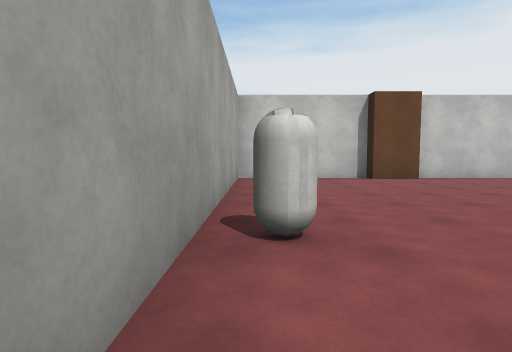
View 1 (above)

16 first-person views from a walk through a 3-D level made in the Unity game engine. The camera is 1.3 m above the floor, tilts 4° down and sees 80° across. The floor is counted in squares, 2 m on a side. Each view is taken from the middle of a square. On the plan, view 1 faces up. The plan holds only what a view shows up to about 10 squares ahead; the rest is blank. The place goes on beyond the plan. The player is left out. Surface patterns are stand-ins for the level's own textures.

View 2
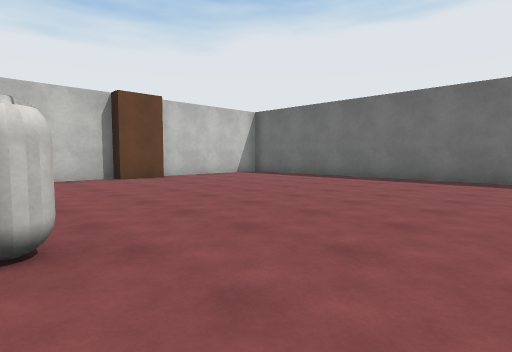

View 3
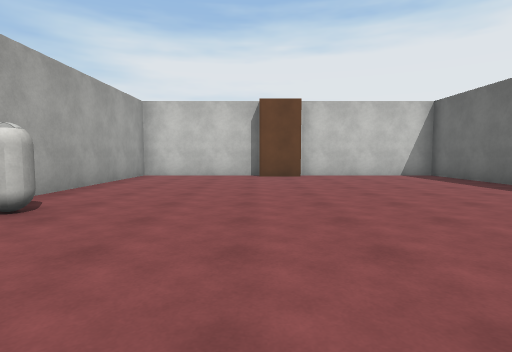

View 4
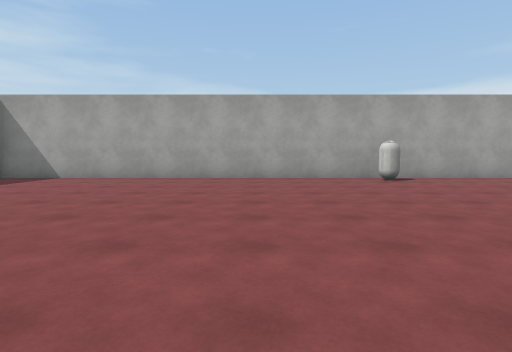

View 5
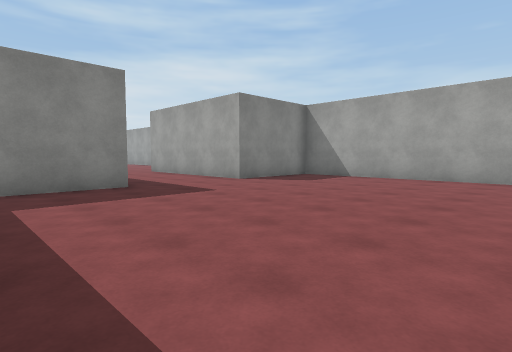

View 6
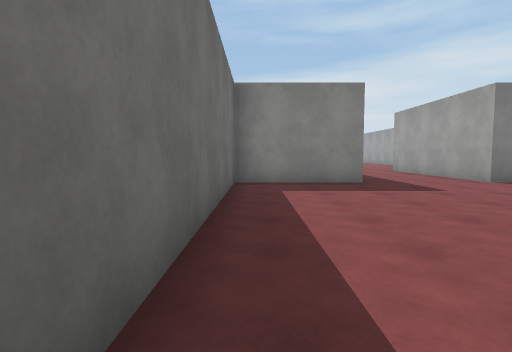

View 7
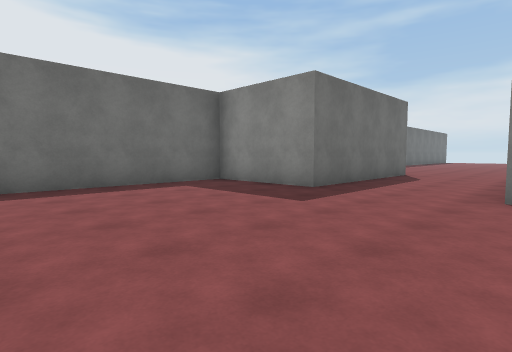

View 8
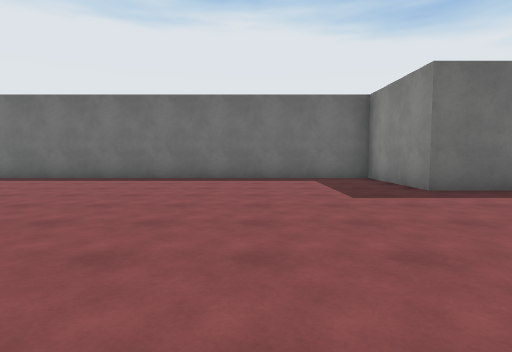

View 9
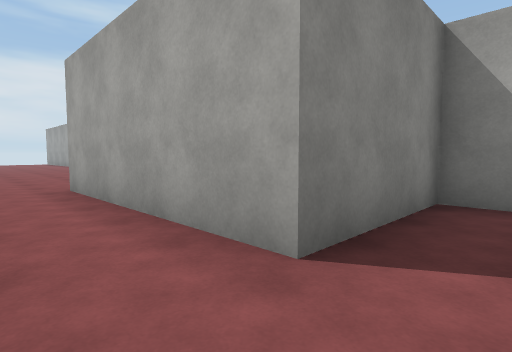

View 10
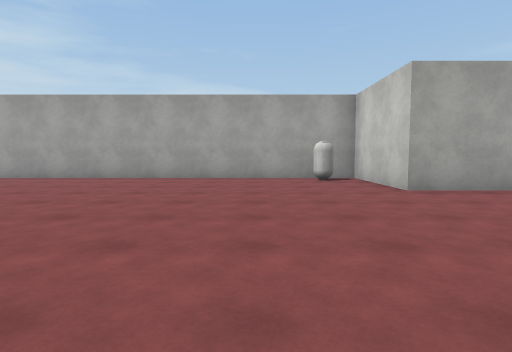

View 11
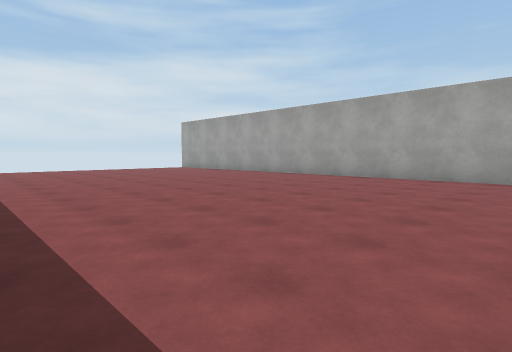

View 12
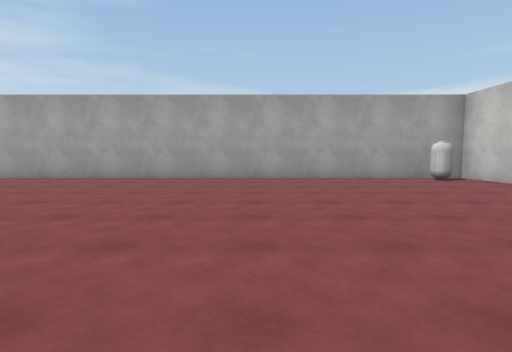

View 13
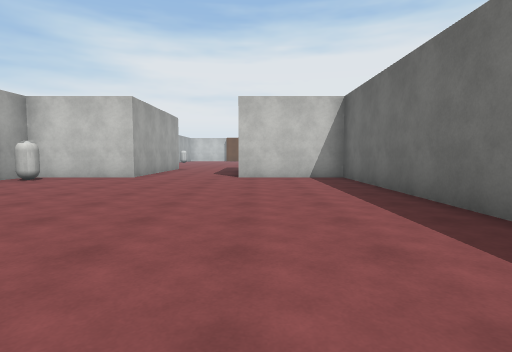

View 14
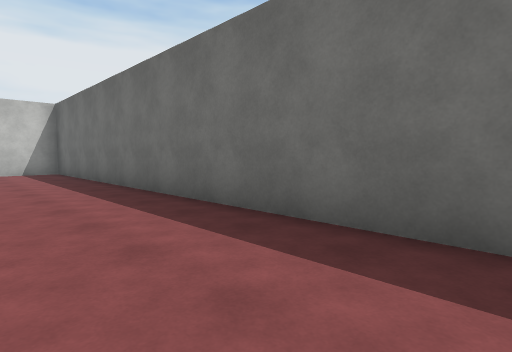

View 15
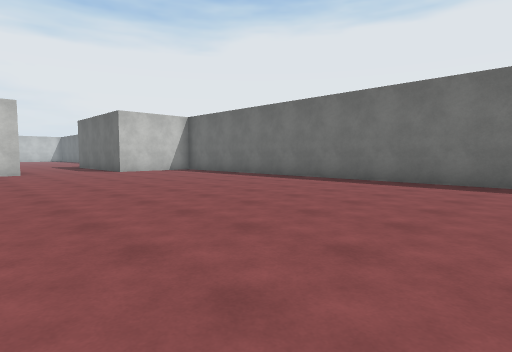

View 16
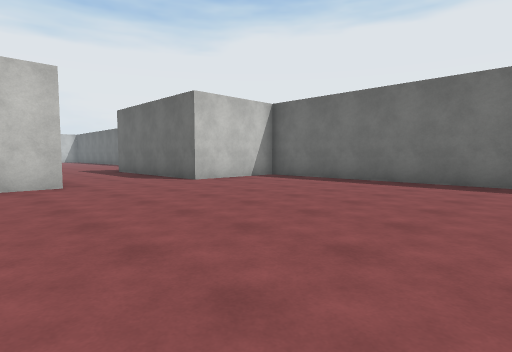

### Floor plan
Points are (right, up) in squares from view 1. A wall is a line through its corners. A room is listed if a view was taken in it or the views show most of it. See-through windows are left out.
Room 1 (views 1, 2, 3, 4, 5, 6, 7, 8, 9)
walls: (4.4, 8.1) (3.1, 8.1) (3.1, 8.6) (-0.5, 8.6) (-0.5, -8.1) (2.5, -8.1) (2.5, -13.3); (5.5, -13.3) (5.5, -8.1) (8.5, -8.1) (8.5, 8.6) (4.4, 8.6)
ways out: opening at (4, -13.3) to room 2
objects: other object (0, 2)
Room 2 (views 10, 11, 12, 13, 14, 15, 16)
walls: (8.5, -24.9) (8.5, -13.3) (5.5, -13.3); (2.5, -13.3) (-0.5, -13.3) (-0.5, -25.5)
ways out: opening at (4, -13.3) to room 1
objects: other object (0, -14)

Positions as (right, up) in squares from view 1, and headings:
1: (0, 0), facing up
2: (0, 0), facing up-right
3: (3, -1), facing up
4: (8, -1), facing left
5: (8, -2), facing down-left
6: (8, -1), facing down
7: (2, -3), facing down-right
8: (0, -5), facing right
9: (4, -7), facing down-left
10: (8, -16), facing left
11: (8, -17), facing down-left
12: (8, -19), facing left
13: (6, -22), facing up
14: (6, -25), facing up-right
15: (1, -25), facing up-right
16: (1, -20), facing up-right
